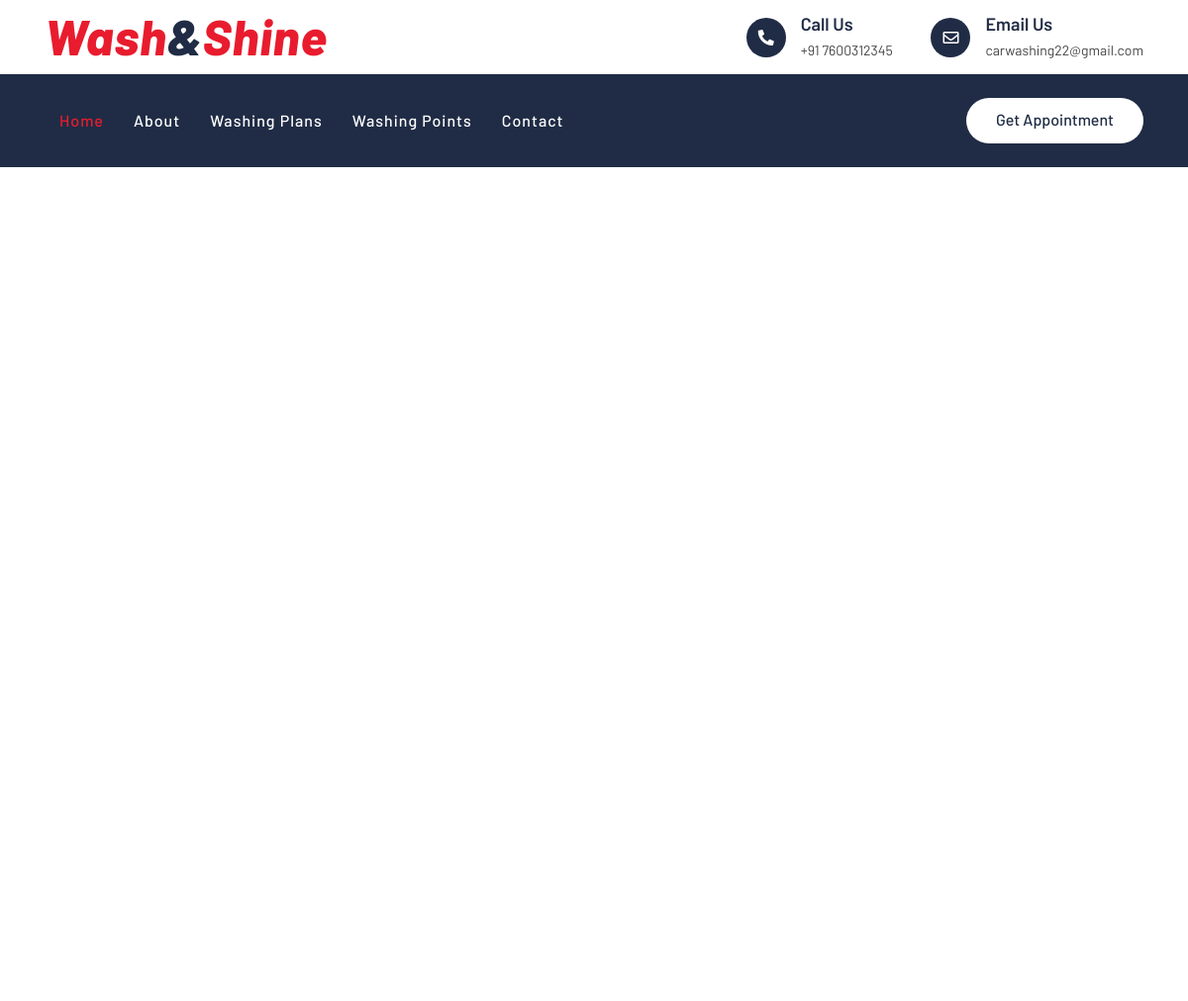
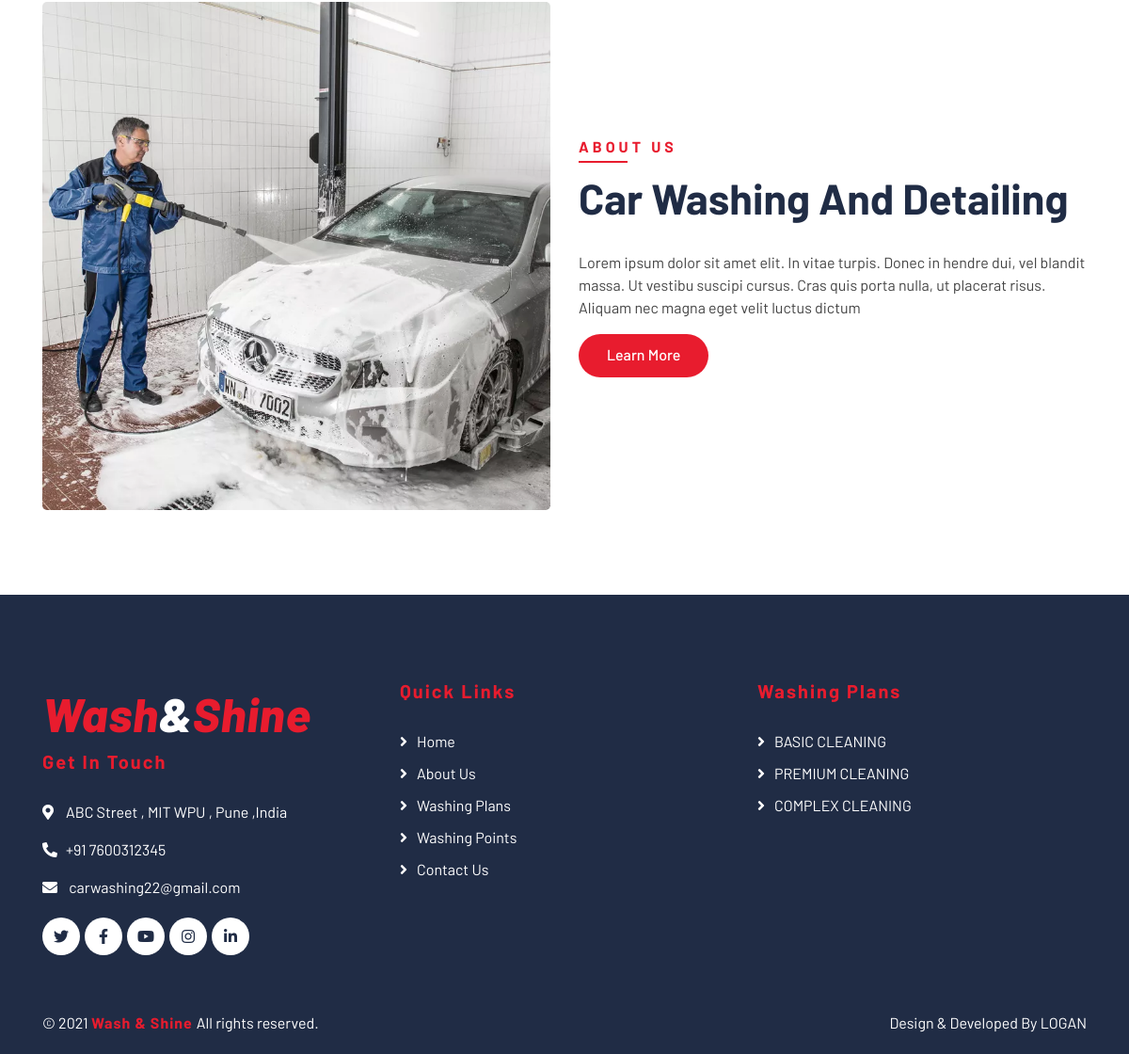
Page /index111.php on the committed database (2 pictures, top to bottom).
### tables this page shows
CREATE TABLE `webpages` (
  `id` int(11) NOT NULL,
  `type` varchar(255) DEFAULT '',
  `detail` longtext DEFAULT NULL,
  `openignHrs` varchar(255) DEFAULT NULL,
  `phoneNumber` bigint(20) DEFAULT NULL,
  `emailId` varchar(120) DEFAULT NULL
);

### index111.php (the view, shortened to what this page needs)
<?php
include('includes/config.php');
?>
<!DOCTYPE html>
<html lang="en">
<head>
    <link href="https://stackpath.bootstrapcdn.com/bootstrap/4.4.1/css/bootstrap.min.css" rel="stylesheet">
    <link href="https://cdnjs.cloudflare.com/ajax/libs/font-awesome/5.10.0/css/all.min.css" rel="stylesheet">
    <link href="lib/flaticon/font/flaticon.css" rel="stylesheet">
    <link href="lib/animate/animate.min.css" rel="stylesheet">
    <link href="lib/owlcarousel/assets/owl.carousel.min.css" rel="stylesheet">
    <link href="css/style.css" rel="stylesheet">
    <link href="css/style_slider.css" rel="stylesheet">
    <link href="css/swiper.css" rel="stylesheet">
    <link href="css/dark.css" rel="stylesheet">
    <link href="css/custom.css" rel="stylesheet">
</head>
<body>
    <?php include_once('includes/header.php'); ?>
    <section id="slider" class="slider-element slider-parallax swiper_wrapper min-vh-60 min-vh-md-100 include-header">
    </section>
    <div class="about">
        <div class="container">
            <div class="row align-items-center">
                <div class="col-lg-6">
                    <div class="about-img">
                        <img src="img/about1.webp" alt="Image">
                    </div>
                </div>
                <div class="col-lg-6">
                    <div class="section-header text-left">
                        <p>About Us</p>
                        <h2>car washing and detailing</h2>
                    </div>
                    <div class="about-content">
                        <p>
                            Lorem ipsum dolor sit amet elit. In vitae turpis. Donec in hendre dui, vel blandit massa. Ut vestibu suscipi cursus. Cras quis porta nulla, ut placerat risus. Aliquam nec magna eget velit luctus dictum
                        </p>
                        <a class="btn btn-custom" href="about.php">Learn More</a>
                    </div>
                </div>
            </div>
        </div>
    </div>
    <?php include_once('includes/footer.php'); ?>
</body>
</html>

### includes/header.php (shortened to what this page needs)
<div class="top-bar">
    <div class="container">
        <div class="row align-items-center">
            <div class="col-lg-4 col-md-12">
                <div class="logo">
                    <a href="index.php">
                        <h1>Wash<span>&</span>Shine</h1>
                    </a>
                </div>
            </div>
            <?php
            $sql = "SELECT * from webpages where type='contact'";
            $query = $dbh->prepare($sql);
            $query->execute();
            $results = $query->fetchAll(PDO::FETCH_OBJ);
            foreach ($results as $result) {
            ?>
                <div class="col-lg-8 col-md-7 d-none d-lg-block">
                    <div class="row">
                        <div class="col-4">
                        </div>
                        <div class="col-4">
                            <div class="top-bar-item">
                                <div class="top-bar-icon">
                                    <i class="fa fa-phone-alt"></i>
                                </div>
                                <div class="top-bar-text">
                                    <h3>Call Us</h3>
                                    <p>+91 <a style="color: #444444;" href="tel:<?php echo $result->phoneNumber; ?>"><?php echo $result->phoneNumber; ?></p></a>
                                </div>
                            </div>
                        </div>
                        <div class="col-4">
                            <div class="top-bar-item">
                                <div class="top-bar-icon">
                                    <i class="far fa-envelope"></i>
                                </div>
                                <div class="top-bar-text">
                                    <h3>Email Us</h3>
                                    <p>
                                        <a style="color: #444444;" href="mailto:<?php echo $result->emailId; ?>">
                                            <?php echo $result->emailId; ?>
                                        </a>
                                    </p>
                                </div>
                            </div>
                        </div>
                    </div>
                </div>
            <?php } ?>
        </div>
    </div>
</div>
<div class="nav-bar">
    <div class="container">
        <nav class="navbar navbar-expand-lg bg-dark navbar-dark">
            <div class="collapse navbar-collapse justify-content-between" id="navbarCollapse">
                <div class="navbar-nav mr-auto">
                    <a href="index.php" class="nav-item nav-link active">Home</a>
                    <a href="about.php" class="nav-item nav-link">About</a>
                    <a href="washing-plans.php" class="nav-item nav-link">Washing Plans</a>
                    <a href="location.php" class="nav-item nav-link">Washing Points</a>
                    <a href="contact.php" class="nav-item nav-link">Contact</a>
                </div>
                <div class="ml-auto">
                    <a class="btn btn-custom" href="appointment.php">Get Appointment</a>
                </div>
            </div>
        </nav>
    </div>
</div>

### includes/footer.php (shortened to what this page needs)
<div class="footer">
    <div class="container">
        <div class="row">
            <div class="col-lg-4 col-md-6">
                <div class="footer-contact">
                    <div class="top-bar" style="background-color: #202C45;padding-right:2px">
                        <div class="logo">
                            <h1 style="margin-right: 5px;">Wash<span style="color:#ffffff">&</span>Shine</h1>
                        </div>
                    </div>
                    <h2>Get In Touch</h2>
                    <?php
                    $sql = "SELECT * from webpages where type='contact'";
                    $query = $dbh->prepare($sql);
                    $query->execute();
                    $results = $query->fetchAll(PDO::FETCH_OBJ);
                    foreach ($results as $result) {
                    ?>
                        <p><i class="fa fa-map-marker-alt"></i><?php echo $result->detail; ?></p>
                        <p><i class="fa fa-phone-alt"></i>+91 <a style="color: #ffffff;" href="tel:<?php echo $result->phoneNumber; ?>"><?php echo $result->phoneNumber; ?></p></a>
                        <p><i class="fa fa-envelope"></i>
                            <a style="color: #ffffff;" href="mailto:<?php echo $result->emailId; ?>">
                                <?php echo $result->emailId; ?>
                        </p>
                    <?php } ?>
                    <div class="footer-social">
                        <a class="btn" href=""><i class="fab fa-twitter"></i></a>
                        <a class="btn" href=""><i class="fab fa-facebook-f"></i></a>
                        <a class="btn" href=""><i class="fab fa-youtube"></i></a>
                        <a class="btn" href=""><i class="fab fa-instagram"></i></a>
                        <a class="btn" href=""><i class="fab fa-linkedin-in"></i></a>
                    </div>
                </div>
            </div>
            <div class="col-lg-4 col-md-6">
                <div class="footer-link">
                    <h2>Quick Links</h2>
                    <a href="index.php">Home</a>
                    <a href="about.php">About Us</a>
                    <a href="washing-plans.php">Washing Plans</a>
                    <a href="location.php">Washing Points</a>
                    <a href="contact.php">Contact Us</a>
                </div>
            </div>
            <div class="col-lg-4 col-md-6">
                <div class="footer-link">
                    <h2>Washing Plans</h2>
                    <a href="washing-plans.php">BASIC CLEANING</a>
                    <a href="washing-plans.php">PREMIUM CLEANING</a>
                    <a href="washing-plans.php">COMPLEX CLEANING</a>
                </div>
            </div>
        </div>
    </div>
    <div class="container copyright">
        <p style="float: left;">© 2021 <a href="index.php">Wash & Shine </a> All rights reserved.</p>
        <p style="float: right;">Design & Developed By LOGAN</p>
    </div>
</div>

### css/style.css (style rules this page uses)
body { color: #444444; font-weight: 400; background: #ffffff; font-family: 'Barlow', sans-serif; }
h1, h2, h3, h4, h5, h6 { color: #202C45; }
a { color: #202C45; transition: .3s; }
.btn.btn-custom { padding: 10px 30px 12px 30px; text-align: center; font-size: 16px; font-weight: 500; color: #ffffff; background: #E81C2E; border: none; border-radius: 60px; box-shadow: inset 0 0 0 0 #202C45; transition: ease-out 0.5s; -webkit-transition: ease-out 0.5s; -moz-transition: ease-out 0.5s; }
.top-bar { position: relative; height: 75px; display: flex; align-items: center; background: #ffffff; }
.top-bar .logo { text-align: left; overflow: hidden; }
.top-bar .logo h1 { margin: -4px 0 0 0; color: #E81C2E; font-size: 50px; line-height: 50px; font-weight: 800; letter-spacing: 1px; font-style: italic; }
.top-bar .logo h1 span { color: #202C45; }
.top-bar .top-bar-item { display: flex; align-items: center; justify-content: flex-end; }
.top-bar .top-bar-icon { width: 40px; height: 40px; display: flex; align-items: center; justify-content: center; background: #202C45; border-radius: 40px; }
.top-bar .top-bar-icon i { margin: 0; color: #ffffff; font-size: 16px; }
.top-bar .top-bar-text { padding-left: 15px; }
.top-bar .top-bar-text h3 { margin: 0 0 5px 0; font-size: 18px; font-weight: 600; }
.top-bar .top-bar-text p { margin: 0; font-size: 14px; font-weight: 400; }
.nav-bar { position: relative; background: #202C45; }
.nav-bar .navbar { padding: 20px 0; background: #202C45 !important; transition: .3s; }
.navbar-dark .navbar-nav .nav-link, .navbar-dark .navbar-nav .nav-link:focus, .navbar-dark .navbar-nav .nav-link:hover, .navbar-dark .navbar-nav .nav-link.active { color: #ffffff; padding: 15px; font-weight: 500; letter-spacing: 1px; }
.navbar-dark .navbar-nav .nav-link:hover, .navbar-dark .navbar-nav .nav-link.active { color: #E81C2E; }
.nav-bar .btn.btn-custom { color: #202C45; background: #ffffff; box-shadow: inset 0 0 0 0 #E81C2E; }
.section-header { position: relative; width: 100%; max-width: 700px; margin: 0 auto 45px auto; }
.section-header p { display: inline-block; margin-bottom: 10px; padding-bottom: 5px; position: relative; font-size: 16px; font-weight: 700; letter-spacing: 4px; text-transform: uppercase; color: #E81C2E; }
.section-header p::after { position: absolute; content: ""; width: 50%; height: 2px; left: 25%; bottom: 0; background: #E81C2E; }
.section-header.text-left p::after { left: 0; }
.section-header h2 { margin: 0; font-size: 45px; font-weight: 700; text-transform: capitalize; }
.about { position: relative; width: 100%; padding: 45px 0 15px 0; }
.about .section-header { margin-bottom: 30px; margin-left: 0; }
.about .about-img img { width: 100%; border-radius: 5px; margin-bottom: 30px; }
.about .about-content { margin-bottom: 30px; }
.footer { position: relative; margin-top: 45px; padding-top: 90px; background: #202C45; }
.footer .footer-contact, .footer .footer-link, .footer .footer-newsletter { position: relative; margin-bottom: 45px; color: #ffffff; }
.footer .footer-contact h2, .footer .footer-link h2, .footer .footer-newsletter h2 { margin-bottom: 30px; font-size: 20px; font-weight: 700; letter-spacing: 2px; color: #E81C2E; }
.footer .footer-link a { display: block; margin-bottom: 10px; color: #ffffff; transition: .3s; }
.footer .footer-link a::before { position: relative; content: "\f105"; font-family: "Font Awesome 5 Free"; font-weight: 900; margin-right: 10px; }
.footer .footer-contact p i { width: 25px; }
.footer .footer-social { position: relative; margin-top: 20px; display: flex; }
.footer .footer-social a { width: 40px; height: 40px; display: flex; align-items: center; justify-content: center; color: #202C45; background: #ffffff; border-radius: 40px; margin-right: 5px; transition: .5s; }
.footer .footer-social a:last-child { margin: 0; }
.footer .copyright { text-align: center; padding-top: 15px; padding-bottom: 45px; }
.footer .copyright p { margin: 0; color: #ffffff; }
.footer .copyright p a { color: #E81C2E; font-weight: 700; letter-spacing: 1px; }

### css/style_slider.css (style rules this page uses)
.slider-element { position: relative; width: 100%; overflow: hidden }
.slider-parallax { position: relative }
.slider-parallax, .slider-parallax .swiper-container { visibility: visible; -webkit-backface-visibility: hidden }
.swiper_wrapper { position: relative; width: 100%; overflow: hidden }
.min-vh-60 { min-height: 60vh !important }
.min-vh-md-100 { min-height: 100vh !important }

### rows in the picture
webpages: phoneNumber "7600312345", emailId "carwashing22@gmail.com", detail "ABC Street , MIT WPU , Pune ,India"
